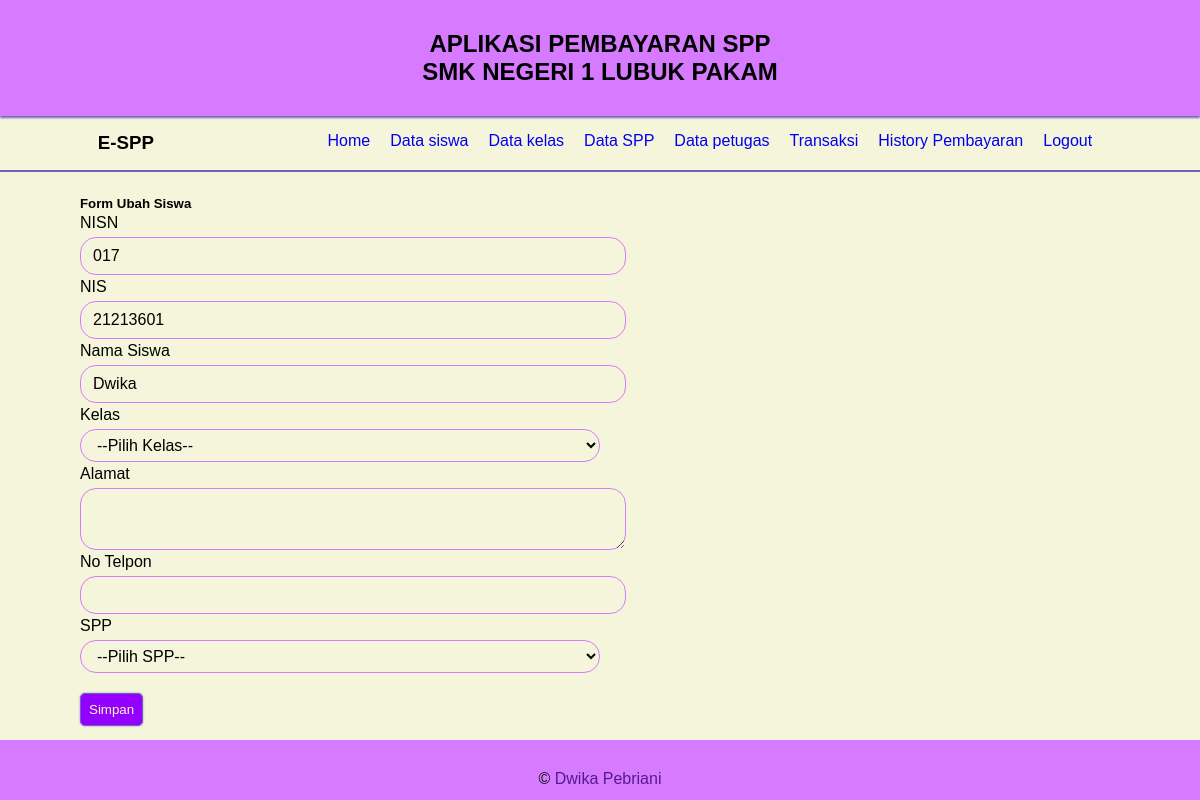
The app's page /?menu=ubah-siswa&id=017 (signed in) with its own data.
### tables this page shows
CREATE TABLE `siswa` (
  `nisn` char(10) NOT NULL,
  `nis` char(8) NOT NULL,
  `nama` varchar(35) NOT NULL,
  `id_kelas` int(11) NOT NULL,
  `alamat` text NOT NULL,
  `no_telp` varchar(13) NOT NULL,
  `id_spp` int(11) NOT NULL
);

### halaman/ubah-siswa.php (the view, shortened to what this page needs)
<?php
$id = $_GET['id'];
$siswa = mysqli_query($koneksi, "SELECT * FROM siswa WHERE nisn= '$id'");
$data = mysqli_fetch_array($siswa);
?>
<legend>
    <h5>Form Ubah Siswa</h5>
</legend>
<form action="" method="POST">
    <div class="form-group">
        <label for="">NISN</label>
        <input type="number" name="nisn" class="form-control" required value="<?= $data['nisn'] ?>">
    </div>
    <div class="form-group">
        <label for="">NIS</label>
        <input type="number" name="nis" class="form-control" required value="<?= $data['nis'] ?>">
    </div>
    <div class="form-group">
        <label for="">Nama Siswa</label>
        <input type="text" name="nama" class="form-control" required value="<?= $data['nama'] ?>">
    </div>
    <div class="form-group">
        <label for="">Kelas</label>
        <select name="kelas" id="" required class="form-control">
            <option value="">--Pilih Kelas--</option>
            <?php
            $kelas = mysqli_query($koneksi, "SELECT * FROM kelas");
            while($data= mysqli_fetch_array($kelas)){
            ?>
            <option value="<?= $data['id_kelas'] ?>"><?= $data['nama_kelas'] ?> || <?= $data['kompetensi_keahlian'] ?></option>
            <?php } ?>
        </select>
    </div>
    <div class="form-group">
        <label for="">Alamat</label>
        <textarea name="alamat" class="form-control" value="<?= $data['alamat']?>"></textarea>
    </div>
    <div class="form-group">
        <label for="">No Telpon</label>
        <input type="number" name="no_telp" class="form-control" required value="<?= $data['no_telp']?>">
    </div>
    <div class="form-group">
        <label for="">SPP</label>
        <select name="spp" id="" required class="form-control">
            <option value="">--Pilih SPP--</option>
        </select>
    </div>
    <button class="btn btn-tambah btn-save" name="ubah">
        Simpan
    </button>
</form>

### records on screen
siswa: nisn "017", nis "21213601", nama "Dwika"
